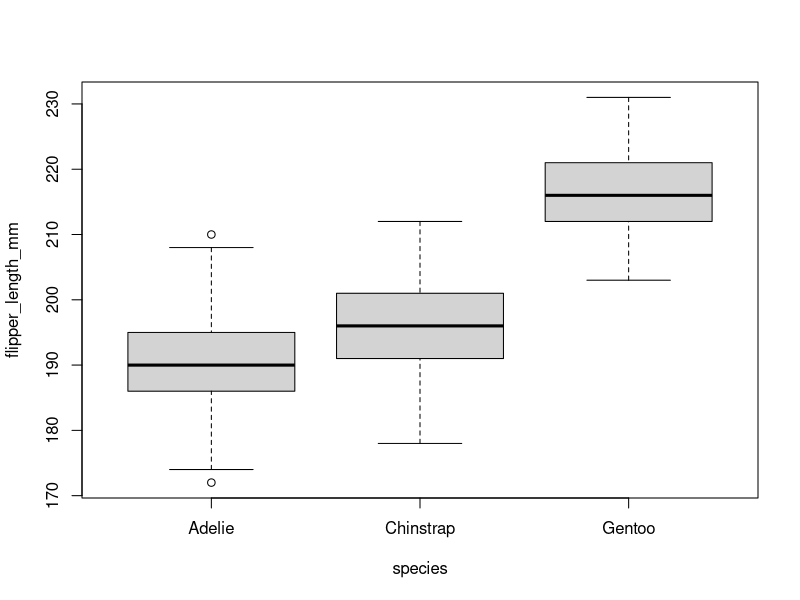
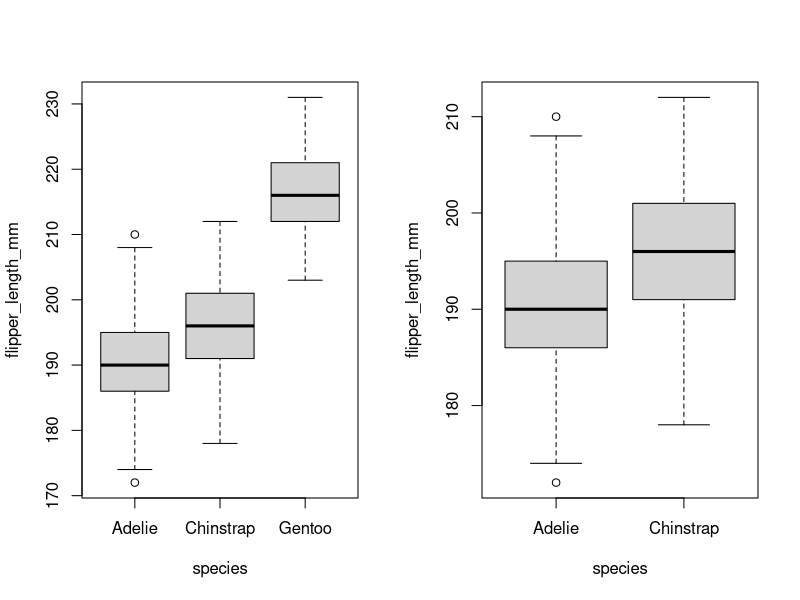
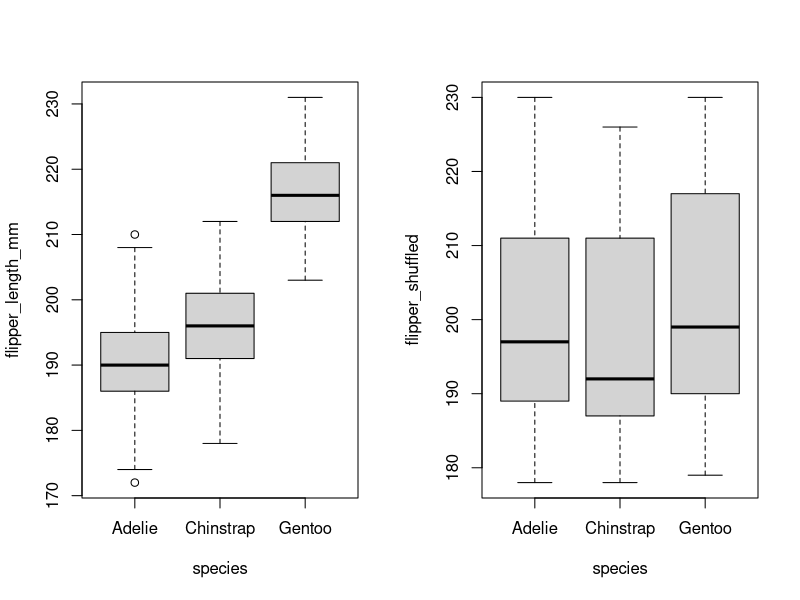
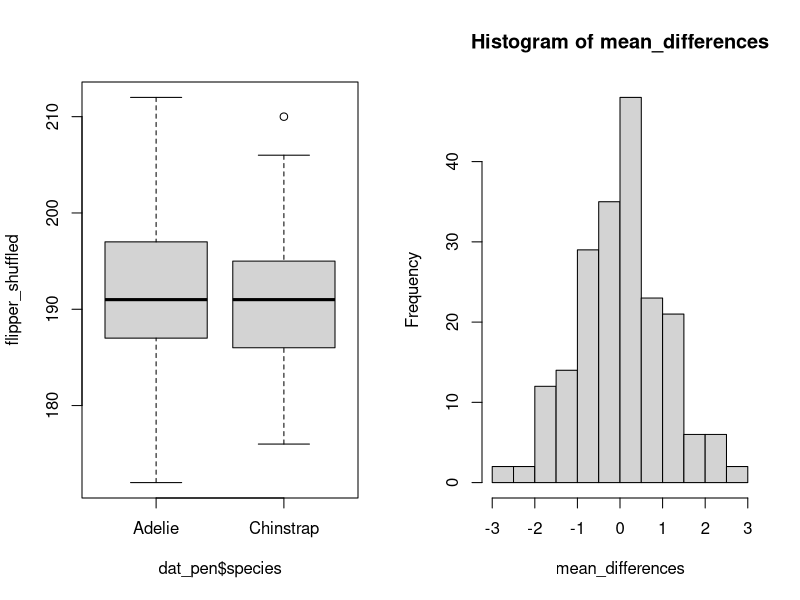

These figures' R source, in order:
#Lab 5 Building Inference

#clear workspace
rm(list=ls(all=TRUE))

# ----SE----

#Q1
sse_mean = function(x) {
  x = na.omit(x)
  sse = sd(x)/sqrt(length(x))
  return(sse)
}

require(palmerpenguins)
sse_mean(penguins$bill_depth_mm)
sse_mean(penguins$body_mass_g)
sse_mean(mtcars$mpg)

# ----Resampling----
boxplot(flipper_length_mm ~ species, data = penguins)

#remove one species/remove unused factor levels from a data.frame using droplevels()
dat_pen = droplevels(subset(penguins, species != "Gentoo"))
{
  par(mfrow = c(1, 2))
  boxplot(flipper_length_mm ~ species, data = penguins)
  boxplot(flipper_length_mm ~ species, data = dat_pen)
}

#randomly reshuffle data and make boxplot (nonparametric)
# for reproduceability
set.seed(123)
#resample the flipper lengths with replacement using the sample()
flipper_shuffled = sample(penguins$flipper_length_mm, replace = TRUE)
par(mfrow = c(1, 2))
boxplot(flipper_length_mm ~ species, data = penguins)
boxplot(flipper_shuffled ~ penguins$species, xlab = "species")

# ----T-test----
t_test = t.test(dat_pen$flipper_length_mm ~ dat_pen$species)
t_test
#use str() to examine what the object contains
str(t_test)

#mean statement
t_test$estimate
#difference in means
diff_observed = round(diff(t_test$estimate), digits = 3)
print(diff_observed, digits = 3)
#difference in means using the aggregate() function
agg_means = aggregate(
  flipper_length_mm ~ species, 
  data = dat_pen, 
  FUN = mean, 
  na.rm = TRUE)
diff_observed = diff(agg_means[, 2])

agg_means
diff_observed

#resample the flipper lengths with replacement
# for reproduceablility
set.seed(1)
flipper_shuffled = sample(dat_pen$flipper_length_mm)

boxplot(flipper_shuffled ~ dat_pen$species)
t_test_1 = t.test(flipper_shuffled ~ dat_pen$species)
t_test_1

# ----Sample Sizes----
table(dat_pen$species)

#Resampling with replacement is the same thing as randomly sampling 68 flipper lengths in one group and 152 in another
n_1 = 68
n_2 = 152

dat_1 = sample(dat_pen$flipper_length_mm, n_1, replace = TRUE)
dat_2 = sample(dat_pen$flipper_length_mm, n_2, replace = TRUE)

diff_simulated = 
  mean(dat_1, na.rm = TRUE) - mean(dat_2, na.rm = TRUE)

#difference in means for the resampled data
print(c(observed = diff_observed, simulated = diff_simulated))

#Q2/as a function
two_group_resample = function(x, n_1, n_2) {
  dat_1 = sample(x, n_1, replace = TRUE)
  dat_2 = sample(x, n_2, replace = TRUE)
  difference_in_means = (mean(dat_1, na.rm = TRUE) - mean(dat_2, na.rm = TRUE))
  return(difference_in_means)
}

set.seed(54321)
two_group_resample(dat_pen$flipper_length_mm, 68, 152)
# [1] 2.123452

#run many times
n = 200
mean_differences = c()
for (i in 1:n)
{
  mean_differences = c(
    mean_differences,
    two_group_resample(dat_pen$flipper_length_mm, 68, 152)
  )
}
hist(mean_differences)

sum(abs(mean_differences) >= diff_observed)
# [1] 0

#run many more times
n = 2000
mean_differences = c()
for (i in 1:n){
  mean_differences = c(
    mean_differences,
    two_group_resample(dat_pen$flipper_length_mm, 68, 152)
  )
}

#Q3/save image to png file
{
png(filename = "lab_06_mean_diff.png", 
    width = 700, #pixels wide
    height = 700, #pixels high
    res = 180, #dpi (pixels/inch)
    bg = "transparent")
hist(mean_differences,
     main = "Resampled Differences of Means:\nAdelie and Chinstrap",
     xlab = "Mean Differences",
     col ="grey",
     xlim = c(-4,4))
dev.off()
}

#Q4
sum(abs(mean_differences) > 5.8)
# [1] 0

#Q5
#How often would I expect to see a result as extreme, or more extreme, if the null hypothesis were true.
#The p-value from the t-test for the difference in mean flipper length was very very small:
#6.049e-08 That's less than once in 10 million!
#Given a p value of less than 1 per 10 million, how many simulations do you think you would have to do to see a difference in mean flipper length equal to or greater than 5.8 mm?
##10 million + ~1

#Q6
{
  png(filename = "lab_06_boxplot.png", 
      width = 700, #pixels wide
      height = 700, #pixels high
      res = 180, #dpi (pixels/inch)
      bg = "transparent")
boxplot(body_mass_g ~ species, data = dat_pen,
        ylab = "Body Mass (g)",
        xlab = "Species")
dev.off()
}

#difference in means using the aggregate() function
agg_means = aggregate(
  body_mass_g ~ species, 
  data = dat_pen, 
  FUN = mean, 
  na.rm = TRUE)
diff_crit = diff(agg_means[, 2])

agg_means #group means
diff_crit #difference in means

#t-test & p-value
t.test(dat_pen$body_mass_g ~ dat_pen$species)

#resampling test with 1000 repetitions
n = 1000
mean_differences = c()
for (i in 1:n){
  mean_differences = c(
    mean_differences,
    two_group_resample(dat_pen$body_mass_g , 68, 152))}

{
  png(filename = "lab_06_mean_diff2.png", 
      width = 700, #pixels wide
      height = 700, #pixels high
      res = 180, #dpi (pixels/inch)
      bg = "transparent")
  hist(mean_differences,
       main = "Resampled Differences of Means:\nAdelie and Chinstrap",
       xlab = "Mean Differences",
       col ="grey",
       xlim = c(-300,300),
       ylim = c(0, 350))
  dev.off()
}

sum(abs(mean_differences) > diff_crit)
